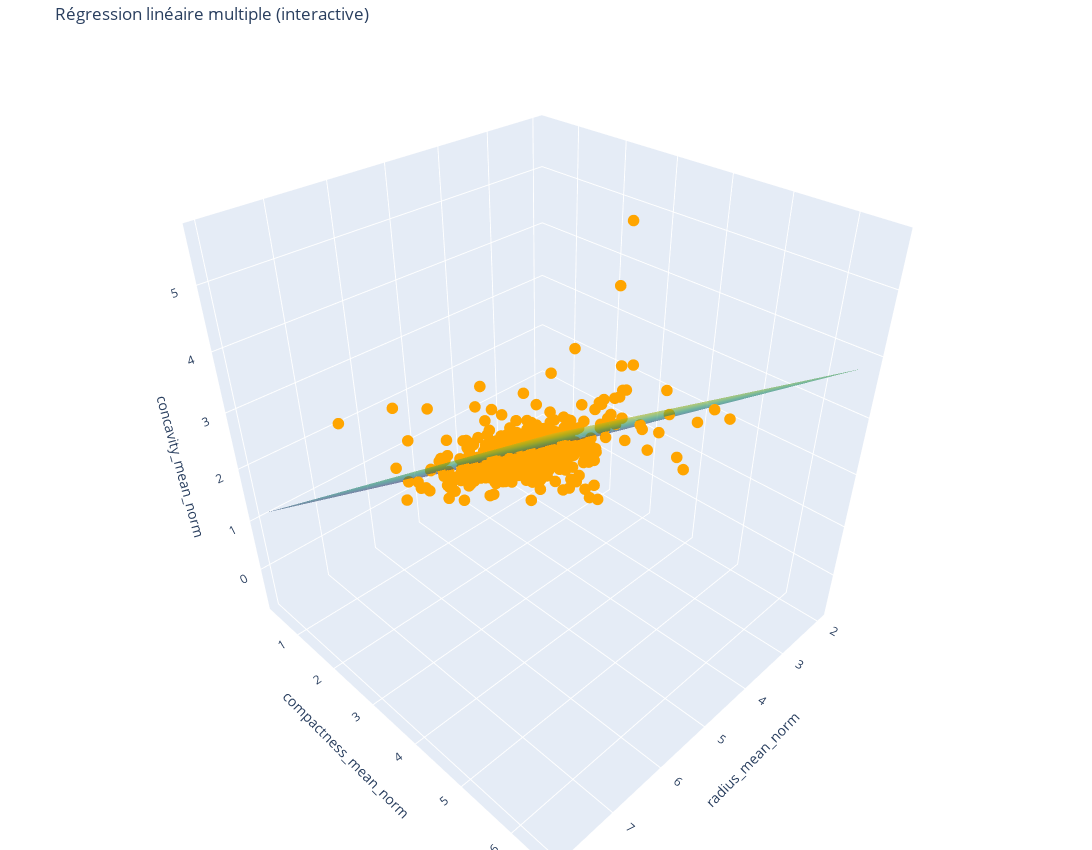

Notebook code cell kept with this figure:
### Markdown cell above
### Introduction à la régression linéaire multiple

Dans cette section, nous étudions une **relation linéaire multiple** entre plusieurs variables statistiques issues du jeu de données médical. L’objectif est de modéliser la variable `concavity_mean` (mesure de la courbure dans les contours des tumeurs) en fonction de deux autres variables : `radius_mean` (taille moyenne du noyau) et `compactness_mean` (lissage ou densité du contour).

La régression linéaire multiple cherche à ajuster un **plan** dans un espace 3D, à partir d’un modèle de la forme :

$$
\text{concavity\_mean} = \beta_1 \cdot \text{radius\_mean} + \beta_2 \cdot \text{compactness\_mean} + \epsilon
$$

où :
- $\beta_1$ et $\beta_2$ sont les coefficients associés à chaque variable explicative,
- $\epsilon$ est l’erreur aléatoire.

Un **prétraitement par normalisation** a été appliqué sur les variables afin de rendre les échelles comparables. Un graphique interactif en 3D permet ensuite de visualiser à la fois les données et le plan ajusté.

**GRAPHIQUE 3D INTÉRACTIF $\Longrightarrow$ librairie PLOTLY $\wedge$ (VSCode $\vee$ Notebook) !**

### Code cell
import plotly.graph_objects as go
from sklearn.linear_model import LinearRegression
from sklearn.metrics import r2_score

# Données
X = var_norm[["radius_mean_norm", "compactness_mean_norm"]]
y = var_norm["concavity_mean_norm"]

# Modèle de régression linéaire
model = LinearRegression()
model.fit(X, y)
y_pred = model.predict(X)
r2 = r2_score(y, y_pred)

# Coefficients
coef_radius = model.coef_[0]
coef_compactness = model.coef_[1]
intercept = model.intercept_

print("Modèle de régression linéaire multiple :")
print(f"concavity_mean = {coef_radius:.4f} * radius_mean + {coef_compactness:.4f} * compactness_mean + {intercept:.4f}")
print(f"R² : {r2:.3f}")

# Création de la grille pour le plan
x_range = np.linspace(X["radius_mean_norm"].min(), X["radius_mean_norm"].max(), 50)
y_range = np.linspace(X["compactness_mean_norm"].min(), X["compactness_mean_norm"].max(), 50)
x_grid, y_grid = np.meshgrid(x_range, y_range)
z_grid = model.intercept_ + coef_radius * x_grid + coef_compactness * y_grid

# Création du graphique Plotly
fig = go.Figure()

# Nuage de points 3D
fig.add_trace(go.Scatter3d(
    x=X["radius_mean_norm"],
    y=X["compactness_mean_norm"],
    z=y,
    mode='markers',
    marker=dict(size=4, color='orange'),
    name="Données réelles"
))

# Plan de régression
fig.add_trace(go.Surface(
    x=x_grid,
    y=y_grid,
    z=z_grid,
    colorscale='Viridis',
    opacity=0.6,
    showscale=False,
    name="Plan de régression"
))

# Mise en forme
fig.update_layout(
    title="Régression linéaire multiple (interactive)",
    scene=dict(
        xaxis_title="radius_mean_norm",
        yaxis_title="compactness_mean_norm",
        zaxis_title="concavity_mean_norm"
    ),
    margin=dict(l=0, r=0, b=0, t=40),
    width=1300,   # largeur en pixels
    height=850    # hauteur en pixels
)

fig.show()

### Figure 1 — Plotly figure (JSON) as saved in the notebook; plotly's stock layout.template omitted (floating-point values rounded to 4 significant figures; data arrays with more than 128 entries replaced by an {"elided": "..."} marker saying what was removed)
{"data": [{"marker": {"color": "orange", "size": 4}, "mode": "markers", "name": "Données réelles", "type": "scatter3d", "x": {"elided": "569 float values"}, "y": {"elided": "569 float values"}, "z": {"elided": "569 float values"}}, {"colorscale": [[0, "#440154"], [0.1111, "#482878"], [0.2222, "#3e4989"], [0.3333, "#31688e"], [0.4444, "#26828e"], [0.5556, "#1f9e89"], [0.6667, "#35b779"], [0.7778, "#6ece58"], [0.8889, "#b5de2b"], [1, "#fde725"]], "name": "Plan de régression", "opacity": 0.6, "showscale": false, "type": "surface", "x": {"elided": "50x50 float values"}, "y": {"elided": "50x50 float values"}, "z": {"elided": "50x50 float values"}}], "layout": {"height": 850, "margin": {"b": 0, "l": 0, "r": 0, "t": 40}, "scene": {"xaxis": {"title": {"text": "radius_mean_norm"}}, "yaxis": {"title": {"text": "compactness_mean_norm"}}, "zaxis": {"title": {"text": "concavity_mean_norm"}}}, "title": {"text": "Régression linéaire multiple (interactive)"}, "width": 1300}}
